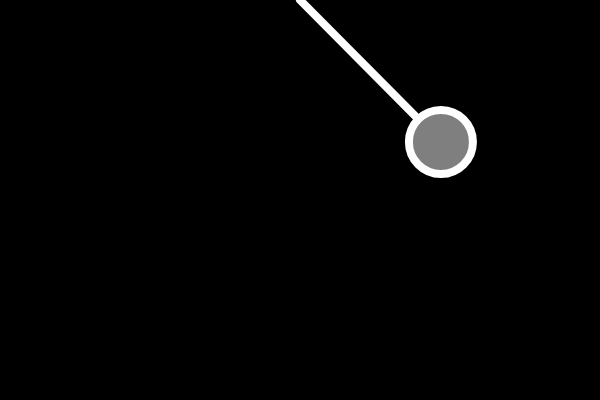
Frame 1 (no input)
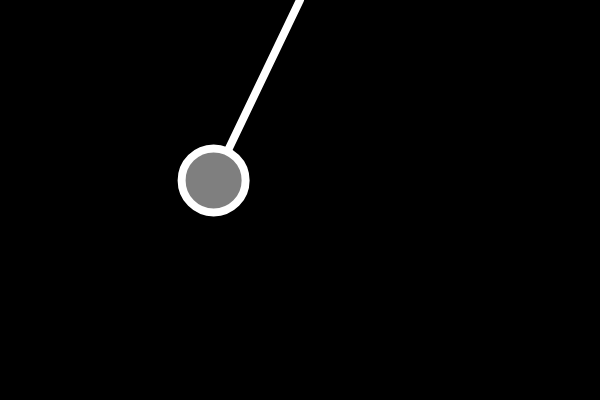
Frame 60 (no input)
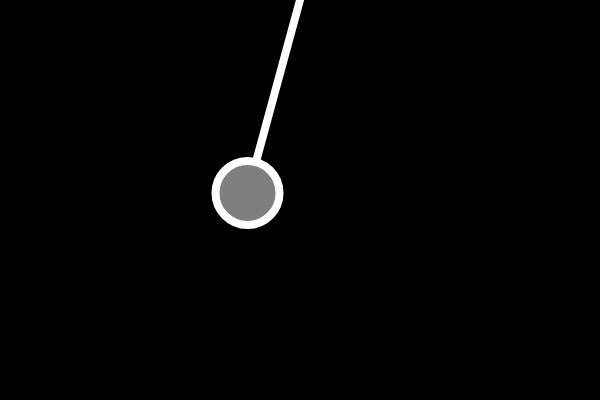
Frame 120 (the mouse pressed at the canvas centre since frame 60)

The p5.js sketch that drew these frames (run headless with seeded random() and noise() and a simulated clock; from frame 60 on, the mouse is pressed at the canvas centre):

// p5.js sketch
// ── sketch.js
/*
 *  Simple pendulum simulation
 */
let angle, bob, len, origin;
let angleVelocity = 0;
let angleAcceleration = 0;
const gravity = 1;

function setup() {
  createCanvas(600, 400);

  origin = createVector(width * 0.5, 0);
  angle = PI / 4;
  bob = createVector();
  len = height * 0.5;
}

function draw() {
  background(0);
  stroke(255);
  strokeWeight(8);
  fill(127);

  const force = gravity * sin(angle);

  angleAcceleration = (-1 * force) / len;
  angleVelocity += angleAcceleration;
  angle += angleVelocity;

  bob.x = len * sin(angle) + origin.x;
  bob.y = len * cos(angle) + origin.y;

  line(origin.x, origin.y, bob.x, bob.y);
  circle(bob.x, bob.y, 64);
}
